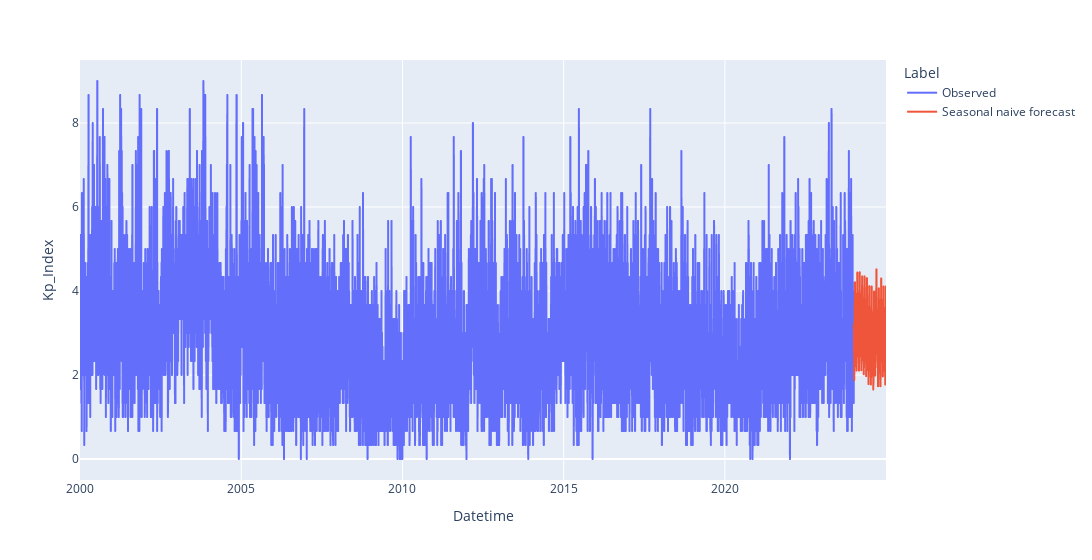

Source (notebook cell):
### Markdown cell above
Work completed up to here.
---

My typical approach is as follows

- Naive (seasonally-adjusted if necessary) / Seasonal naive
- ETS (for SES, or Holt, seasonally-adjust if necessary)
- ARIMA
- ML (next lecture)
- Combinations of the above

### Code cell
# Define the length of sun rotation, which is every 27 days.
days_sun_rotation = 27

# Step 1: Seasonal Naive Model of the 27-days seasonality. We use the last 27-days cycle in 2023 to make prediction for 2024.
seasonal_naive_27 = daily_max_df_2000to2023['Kp_Index'][-days_sun_rotation:].reset_index(drop=True)

# Step 2: Seasonal Naive Model for month of the year seasonality. We use the average monthly value from 2023 to make prediction for 2024.
seasonal_naive_month = daily_max_df_2000to2023[daily_max_df_2000to2023['Year'] == 2023].groupby('Month')['Kp_Index'].mean()

# Step 3: Combine the two models to make prediction for 2024.
combined_seasonal_naive = np.zeros(365)

for i in range(len(combined_seasonal_naive)):
    # Identify the day in sun rotation and the month
    current_day_sun_rotation = i % 27
    current_month = (pd.Timestamp('2024-01-01') + pd.Timedelta(days=i)).month
    # Location the contribution from the two models
    kp_27_contribution = seasonal_naive_27.iloc[current_day_sun_rotation]
    kp_month_contribution = seasonal_naive_month.loc[current_month]
    # Average of the two models
    combined_seasonal_naive[i] = (kp_27_contribution + kp_month_contribution) / 2

# Step 4: Create a DataFrame for the predictions
naive_preds_df = pd.DataFrame(
    {"Label": "Seasonal naive forecast", "Kp_Index": combined_seasonal_naive},
    index=forecast_index,
)

px.line(pd.concat((df_observed, naive_preds_df)), y="Kp_Index", color="Label", width=1600)

### Figure 1 — Plotly figure (JSON) as saved in the notebook; plotly's stock layout.template omitted (floating-point values rounded to 4 significant figures; data arrays with more than 128 entries replaced by an {"elided": "..."} marker saying what was removed)
{"data": [{"hovertemplate": "Label=Observed<br>Datetime=%{x}<br>Kp_Index=%{y}<extra></extra>", "legendgroup": "Observed", "line": {"color": "#636efa", "dash": "solid"}, "marker": {"symbol": "circle"}, "mode": "lines", "name": "Observed", "showlegend": true, "type": "scattergl", "x": {"elided": "8766 str values"}, "xaxis": "x", "y": {"elided": "8766 float values"}, "yaxis": "y"}, {"hovertemplate": "Label=Seasonal naive forecast<br>Datetime=%{x}<br>Kp_Index=%{y}<extra></extra>", "legendgroup": "Seasonal naive forecast", "line": {"color": "#EF553B", "dash": "solid"}, "marker": {"symbol": "circle"}, "mode": "lines", "name": "Seasonal naive forecast", "showlegend": true, "type": "scattergl", "x": {"elided": "365 str values"}, "xaxis": "x", "y": {"elided": "365 float values"}, "yaxis": "y"}], "layout": {"legend": {"title": {"text": "Label"}, "tracegroupgap": 0}, "margin": {"t": 60}, "width": 1600, "xaxis": {"anchor": "y", "domain": [0, 1], "title": {"text": "Datetime"}}, "yaxis": {"anchor": "x", "domain": [0, 1], "title": {"text": "Kp_Index"}}}}
